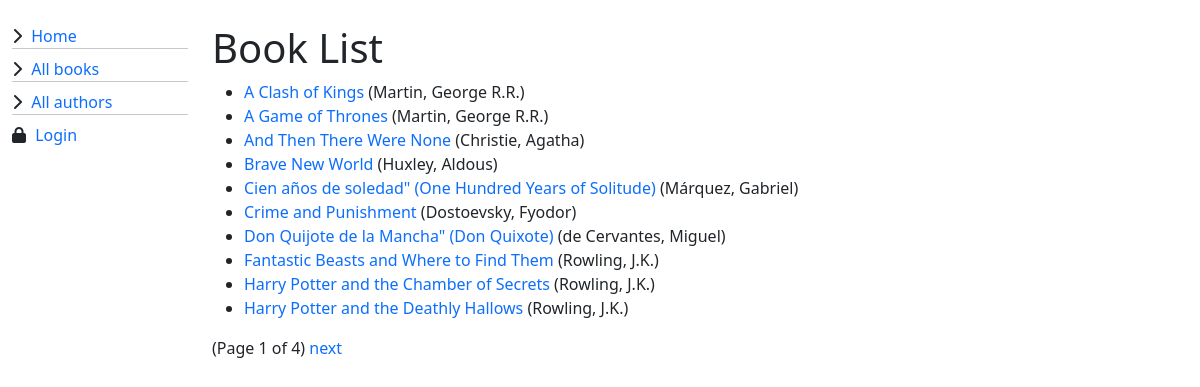
/catalog/books/, run on the app's committed database.
### catalog/models.py (models this page shows, shortened)
class Book(models.Model):
    title = models.CharField(max_length=200)
    author = models.ForeignKey("Author", on_delete=models.SET_NULL, null=True)
    summary = models.TextField(
        max_length=1000, help_text="Enter a brief description of the book")
    isbn = models.CharField("ISBN", max_length=13, unique=True,
                            help_text="13 Character <a href='https://www.isbn-international.org/content/what-isbn'>ISBN number</a>")
    genre = models.ManyToManyField(
        Genre,
        help_text="Select a genre for this book")
    language = models.ForeignKey(
        "Language",
        on_delete=models.SET_NULL,
        null=True)
    def get_absolute_url(self):
        return reverse("book-detail", args=[str(self.id)])
    def display_genre(self):
        """Create a string for the Genre. This is required to display the genre in Admin."""
        return ", ".join(genre.name for genre in self.genre.all()[:3])
    display_genre.short_description = "Genre"
    class Meta:
        ordering = ["title"]

class Author(models.Model):
    first_name = models.CharField(max_length=100)
    last_name = models.CharField(max_length=100)
    date_of_birth = models.DateField(null=True, blank=True)
    date_of_death = models.DateField("Died", null=True, blank=True)
    class Meta:
        ordering = ["last_name", "first_name"]
    def __str__(self) -> str:
        return f"{self.last_name}, {self.first_name}"

### catalog/views.py (the view)
# urls.py: path('books/', views.BookListView.as_view(), name='books'),
class BookListView(generic.ListView):
    def get_queryset(self):
        return Book.objects.all()
    def get_context_data(self, **kwargs):
        context = super(BookListView, self).get_context_data(**kwargs)
        context["some_data"] = "This is just some data"
        return context
    paginate_by = 10

### catalog/templates/catalog/book_list.html (shortened to what this page needs)
{% extends "base_generic.html" %}
{% block content %}
    <h1>Book List</h1>
    {% if book_list %}
        <ul>
            {% for book in book_list %}
                <li>
                    <a href="{{ book.get_absolute_url }}">{{ book.title }}</a>
                     ({{ book.author }})
                </li>
            {% endfor %}
        </ul>
    {% else %}
        <p>There are no books in the library.</p>
    {% endif %}
{% endblock %}

### catalog/static/css/styles.css (style rules this page uses)
a { text-decoration: none; }

### data on the page
Book: title "A Clash of Kings", author "Martin, George R.R."
Book: title "A Game of Thrones", author "Martin, George R.R."
Book: title "And Then There Were None", author "Christie, Agatha"
Book: title "Brave New World", author "Huxley, Aldous"
Book: title "Cien años de soledad\" (One Hundred Years of Solitude)", author "Márquez, Gabriel"
Book: title "Crime and Punishment", author "Dostoevsky, Fyodor"
Book: title "Don Quijote de la Mancha\" (Don Quixote)", author "de Cervantes, Miguel"
Book: title "Fantastic Beasts and Where to Find Them", author "Rowling, J.K."
Book: title "Harry Potter and the Chamber of Secrets", author "Rowling, J.K."
Book: title "Harry Potter and the Deathly Hallows", author "Rowling, J.K."

### other printed values
{{ page_obj.number }} "1"
{{ page_obj.paginator.num_pages }} "4"
